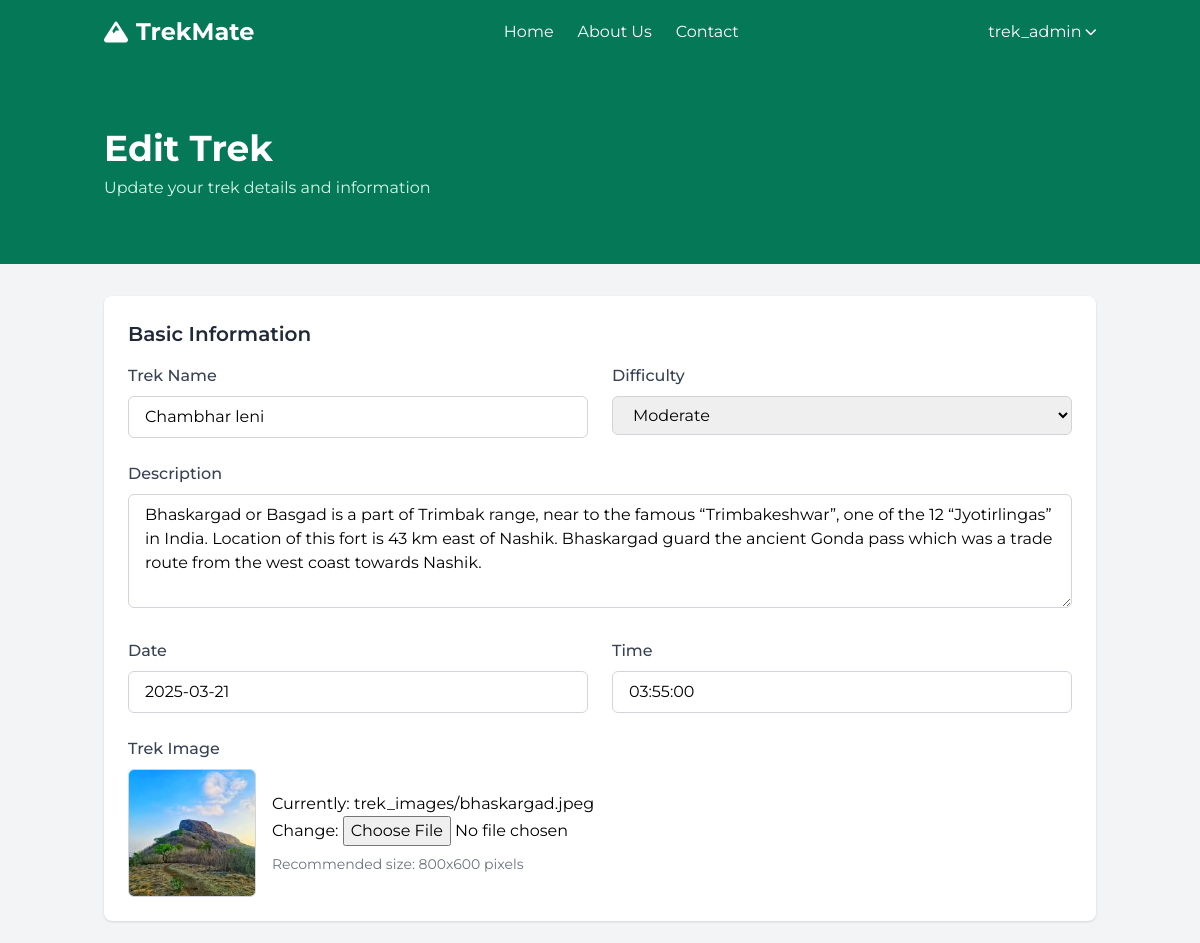
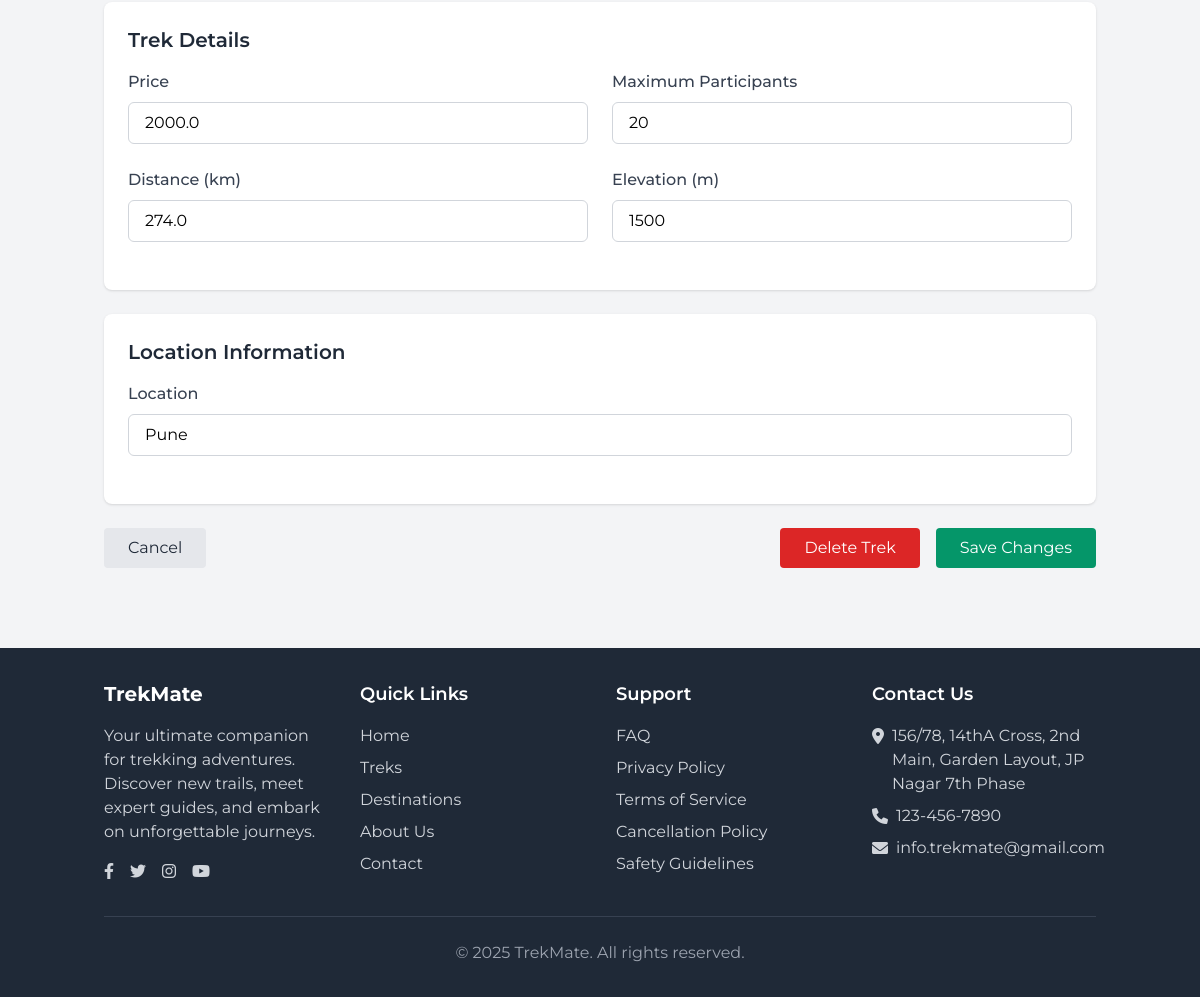
The app's page /treks/edit/1/ (signed in) with its own data (2 pictures, top to bottom).
### trek_planner/models.py (models this page shows, shortened)
class Trek(models.Model):
    name = models.CharField(max_length=200)
    description = models.TextField()
    distance = models.FloatField()
    elevation = models.IntegerField()
    difficulty = models.CharField(
        max_length=20,
        choices=[('Easy', 'Easy'), ('Moderate', 'Moderate'), ('Hard', 'Hard')]
    )
    image = models.ImageField(upload_to='trek_images/')
    price = models.FloatField()
    date = models.DateField()
    time = models.TimeField()
    location = models.CharField(max_length=200)
    max_participants = models.IntegerField()
    created_at = models.DateTimeField(auto_now_add=True)

### trek_planner/views.py (the view)
# urls.py: path('treks/edit/<int:trek_id>/', views.edit_trek, name='edit_trek'),
@login_required
@user_passes_test(is_admin)
def edit_trek(request, trek_id):
    trek = get_object_or_404(Trek, id=trek_id)
    if request.method == 'POST':
        form = TrekForm(request.POST, request.FILES, instance=trek)
        if form.is_valid():
            form.save()
            return redirect('view_all_treks')
    else:
        form = TrekForm(instance=trek)
    return render(request, 'trek_planner/edit_trek.html', {'form': form})

### trek_planner/forms.py
class TrekForm(forms.ModelForm):
    class Meta:
        model = Trek
        fields = [
            'name', 'description', 'distance', 'elevation', 'difficulty',
            'image', 'price', 'date', 'time', 'location', 'max_participants'
        ]

### trek_planner/views.py (called while the page is built)
def is_admin(user):
    return user.is_authenticated and user.is_staff

### trek_planner/templates/trek_planner/edit_trek.html (shortened to what this page needs)
{% extends 'trek_planner/base.html' %}
{% load widget_tweaks %}
{% block content %}
<div class="bg-emerald-700 py-16">
    <div class="container mx-auto px-4">
        <h1 class="text-4xl font-bold text-white">Edit Trek</h1>
        <p class="text-emerald-100 mt-2">Update your trek details and information</p>
    </div>
</div>
<div class="container mx-auto px-4 py-8">
    <form method="POST" enctype="multipart/form-data">
        <div class="bg-white shadow rounded-lg p-6 mb-6">
            <h2 class="text-xl font-semibold text-gray-800 mb-4">Basic Information</h2>
            <div class="grid grid-cols-1 md:grid-cols-2 gap-6 mb-6">
                <div>
                    <label class="block text-gray-700 font-medium mb-2" for="{{ form.name.id_for_label }}">Trek Name</label>
                    {{ form.name|add_class:"w-full border border-gray-300 rounded-md px-4 py-2 focus:outline-none focus:ring-2 focus:ring-emerald-500" }}
                </div>
                <div>
                    <label class="block text-gray-700 font-medium mb-2" for="{{ form.difficulty.id_for_label }}">Difficulty</label>
                    {{ form.difficulty|add_class:"w-full border border-gray-300 rounded-md px-4 py-2 focus:outline-none focus:ring-2 focus:ring-emerald-500" }}
                </div>
            </div>
            <div class="mb-6">
                <label class="block text-gray-700 font-medium mb-2" for="{{ form.description.id_for_label }}">Description</label>
                {{ form.description|add_class:"w-full border border-gray-300 rounded-md px-4 py-2 focus:outline-none focus:ring-2 focus:ring-emerald-500"|attr:"rows:4" }}
            </div>
            <div class="grid grid-cols-1 md:grid-cols-2 gap-6 mb-6">
                <div>
                    <label class="block text-gray-700 font-medium mb-2" for="{{ form.date.id_for_label }}">Date</label>
                    {{ form.date|add_class:"w-full border border-gray-300 rounded-md px-4 py-2 focus:outline-none focus:ring-2 focus:ring-emerald-500" }}
                </div>
                <div>
                    <label class="block text-gray-700 font-medium mb-2" for="{{ form.time.id_for_label }}">Time</label>
                    {{ form.time|add_class:"w-full border border-gray-300 rounded-md px-4 py-2 focus:outline-none focus:ring-2 focus:ring-emerald-500" }}
                </div>
            </div>
            <div>
                <label class="block text-gray-700 font-medium mb-2" for="{{ form.image.id_for_label }}">Trek Image</label>
                <div class="flex items-center">
                    {% if form.instance.image %}
                    <div class="h-32 w-32 rounded-md overflow-hidden mr-4 border border-gray-300">
                        <img src="{{ form.instance.image.url }}" alt="{{ form.instance.name }}" class="h-full w-full object-cover">
                    </div>
                    {% endif %}
                    <div>
                        {{ form.image }}
                        <p class="text-sm text-gray-500 mt-2">Recommended size: 800x600 pixels</p>
                    </div>
                </div>
            </div>
        </div>
        <div class="bg-white shadow rounded-lg p-6 mb-6">
            <h2 class="text-xl font-semibold text-gray-800 mb-4">Trek Details</h2>
            <div class="grid grid-cols-1 md:grid-cols-2 gap-6 mb-6">
                <div>
                    <label class="block text-gray-700 font-medium mb-2" for="{{ form.price.id_for_label }}">Price</label>
                    {{ form.price|add_class:"w-full border border-gray-300 rounded-md px-4 py-2 focus:outline-none focus:ring-2 focus:ring-emerald-500" }}
                </div>
                <div>
                    <label class="block text-gray-700 font-medium mb-2" for="{{ form.max_participants.id_for_label }}">Maximum Participants</label>
                    {{ form.max_participants|add_class:"w-full border border-gray-300 rounded-md px-4 py-2 focus:outline-none focus:ring-2 focus:ring-emerald-500" }}
                </div>
            </div>
            <div class="grid grid-cols-1 md:grid-cols-2 gap-6 mb-6">
                <div>
                    <label class="block text-gray-700 font-medium mb-2" for="{{ form.distance.id_for_label }}">Distance (km)</label>
                    {{ form.distance|add_class:"w-full border border-gray-300 rounded-md px-4 py-2 focus:outline-none focus:ring-2 focus:ring-emerald-500" }}
                </div>
                <div>
                    <label class="block text-gray-700 font-medium mb-2" for="{{ form.elevation.id_for_label }}">Elevation (m)</label>
                    {{ form.elevation|add_class:"w-full border border-gray-300 rounded-md px-4 py-2 focus:outline-none focus:ring-2 focus:ring-emerald-500" }}
                </div>
            </div>
        </div>
        <div class="bg-white shadow rounded-lg p-6 mb-6">
            <h2 class="text-xl font-semibold text-gray-800 mb-4">Location Information</h2>
            <div class="mb-6">
                <label class="block text-gray-700 font-medium mb-2" for="{{ form.location.id_for_label }}">Location</label>
                {{ form.location|add_class:"w-full border border-gray-300 rounded-md px-4 py-2 focus:outline-none focus:ring-2 focus:ring-emerald-500" }}
            </div>
        </div>
        <div class="flex justify-between mt-6">
            <a href="{% url 'view_all_treks' %}" class="bg-gray-200 hover:bg-gray-300 text-gray-800 py-2 px-6 rounded transition">
                Cancel
            </a>
            <div class="flex space-x-4">
                <a href="#" class="bg-red-600 hover:bg-red-700 text-white py-2 px-6 rounded transition">
                 Delete Trek
                </a>
                <button type="submit" class="bg-emerald-600 hover:bg-emerald-700 text-white py-2 px-6 rounded transition">
                    Save Changes
                </button>
            </div>
        </div>
    </form>
</div>
{% endblock %}

### trek_planner/templates/trek_planner/base.html (shortened to what this page needs)
<!DOCTYPE html>
<html lang="en">
<head>
    <script src="https://cdn.tailwindcss.com"></script>
    <link rel="stylesheet" href="https://cdnjs.cloudflare.com/ajax/libs/font-awesome/6.0.0-beta3/css/all.min.css">
</head>
<body class="bg-gray-100 min-h-screen flex flex-col">
    <nav class="bg-emerald-700 text-white shadow-lg">
        <div class="container mx-auto px-4">
            <div class="flex justify-between items-center py-4">
                <div class="flex items-center space-x-2">
                    <i class="fas fa-mountain text-2xl"></i>
                    <a href="{% url 'view_all_treks' %}" class="text-2xl font-bold">TrekMate</a>
                </div>
                <div class="hidden md:flex space-x-6">
                    <a href="{% url 'view_all_treks' %}" class="hover:text-emerald-200 transition">Home</a>
                    <a href="{% url 'aboutus' %}" class="hover:text-emerald-200 transition">About Us</a>
                    <a href="#footer" class="hover:text-emerald-200 transition scroll-smooth">Contact</a>
                </div>
                <div class="hidden md:flex items-center space-x-4">
                    {% if user.is_authenticated %}
                        <div class="relative group">
                            <button class="flex items-center space-x-1 hover:text-emerald-200 transition">
                                <span>{{ user.username }}</span>
                                <i class="fas fa-chevron-down text-xs"></i>
                            </button>
                        </div>
                    {% else %}
                        <a href="{% url 'login' %}" class="hover:text-emerald-200 transition">Login</a>
                        <a href="{% url 'register' %}" class="bg-emerald-500 hover:bg-emerald-600 px-4 py-2 rounded-md transition">Sign Up</a>
                    {% endif %}
                </div>
            </div>
        </div>
    </nav>
    <main class="flex-grow">
        {% block content %}{% endblock %}
    </main>
    <footer class="bg-gray-800 text-white mt-12" id="footer">
        <div class="container mx-auto px-4 py-8">
            <div class="grid grid-cols-1 md:grid-cols-4 gap-8">
                <div>
                    <h3 class="text-xl font-bold mb-4">TrekMate</h3>
                    <p class="text-gray-300">Your ultimate companion for trekking adventures. Discover new trails, meet expert guides, and embark on unforgettable journeys.</p>
                    <div class="flex space-x-4 mt-4">
                        <a href="#" class="text-gray-300 hover:text-white"><i class="fab fa-facebook-f"></i></a>
                        <a href="#" class="text-gray-300 hover:text-white"><i class="fab fa-twitter"></i></a>
                        <a href="#" class="text-gray-300 hover:text-white"><i class="fab fa-instagram"></i></a>
                        <a href="#" class="text-gray-300 hover:text-white"><i class="fab fa-youtube"></i></a>
                    </div>
                </div>
                <div>
                    <h3 class="text-lg font-semibold mb-4">Quick Links</h3>
                    <ul class="space-y-2">
                        <li><a href="{% url 'view_all_treks' %}" class="text-gray-300 hover:text-white">Home</a></li>
                        <li><a href="{% url 'view_all_treks' %}" class="text-gray-300 hover:text-white">Treks</a></li>
                        <li><a href="#" class="text-gray-300 hover:text-white">Destinations</a></li>
                        <li><a href="{% url 'aboutus' %}" class="text-gray-300 hover:text-white">About Us</a></li>
                        <li><a href="#" class="text-gray-300 hover:text-white">Contact</a></li>
                    </ul>
                </div>
                <div>
                    <h3 class="text-lg font-semibold mb-4">Support</h3>
                    <ul class="space-y-2">
                        <li><a href="#" class="text-gray-300 hover:text-white">FAQ</a></li>
                        <li><a href="#" class="text-gray-300 hover:text-white">Privacy Policy</a></li>
                        <li><a href="#" class="text-gray-300 hover:text-white">Terms of Service</a></li>
                        <li><a href="#" class="text-gray-300 hover:text-white">Cancellation Policy</a></li>
                        <li><a href="#" class="text-gray-300 hover:text-white">Safety Guidelines</a></li>
                    </ul>
                </div>
                <div>
                    <h3 class="text-lg font-semibold mb-4">Contact Us</h3>
                    <ul class="space-y-2 text-gray-300">
                        <li class="flex items-start space-x-2">
                            <i class="fas fa-map-marker-alt mt-1"></i>
                            <span>156/78, 14thA Cross, 2nd Main, Garden Layout, JP Nagar 7th Phase</span>
                        </li>
                        <li class="flex items-center space-x-2">
                            <i class="fas fa-phone"></i>
                            <span>123-456-7890</span>
                        </li>
                        <li class="flex items-center space-x-2">
                            <i class="fas fa-envelope"></i>
                            <span>info.trekmate@gmail.com</span>
                        </li>
                    </ul>
                </div>
            </div>
            <div class="border-t border-gray-700 mt-8 pt-6 text-center text-gray-400">
                <p>&copy; {% now "Y" %} TrekMate. All rights reserved.</p>
            </div>
        </div>
    </footer>
</body>
</html>

### trek_planner/templates/trek_planner/base.html (style rules this page uses)
body { font-family: 'Montserrat', sans-serif; }

### records on screen
Trek: name "Chambhar leni", difficulty "Moderate", description "Bhaskargad or Basgad is a part of Trimbak range, near to the famous “Trimbakeshwar”, one of the 12 “Jyotirlingas” in India. Location of this fort is 43 km east of Nashik. Bhaskargad guard the ancient Gonda pass which was a trade route from the west coast towards Nashik.", date "2025-03-21", time "03:55:00", instance.image (picture), price "2000.0", max_participants "20", distance "274.0", elevation "1500", location "Pune"

### other values on screen
{{ user.username }} "trek_admin"
